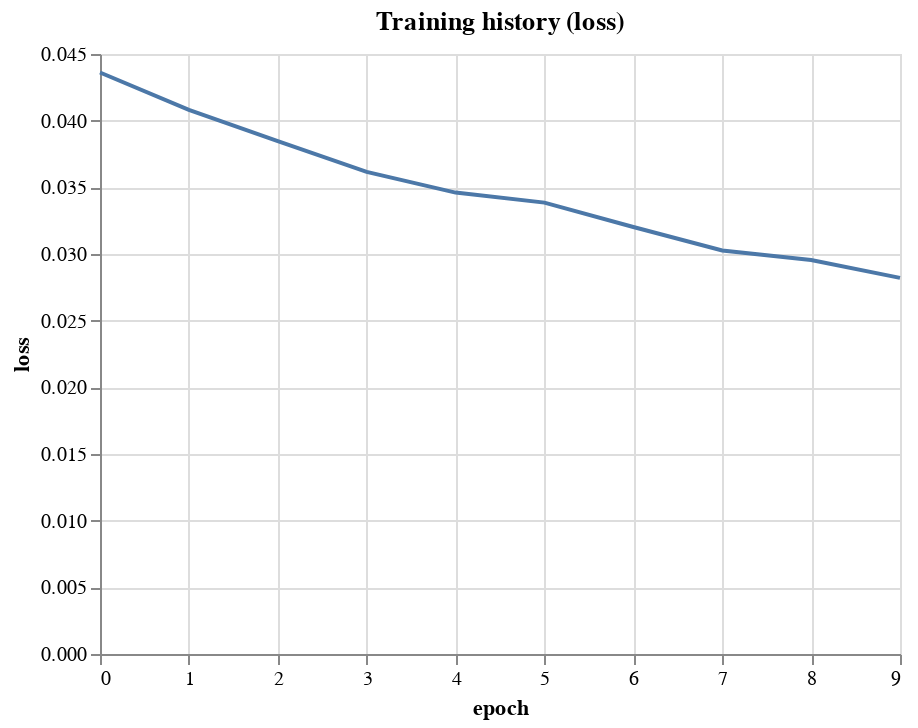

Notebook code for this chart:
### Markdown cell above
# Visualize results

### Code cell
import altair as alt

# Create training history dataframe
history = pd.DataFrame(hist.history)
history['epoch'] = history.index

# Select a metric to plot
plot_metic = 'loss'
plot_data = history[['epoch', plot_metic]]
alt.Chart(plot_data).mark_line().encode(
    x='epoch',
    y=plot_metic,
    tooltip=['epoch', plot_metic]
).properties(title=f'Training history ({plot_metic})')

### Figure 1 — Vega-Lite specification as saved in the notebook (floating-point values rounded to 4 significant figures)
{"config": {"view": {"continuousWidth": 400, "continuousHeight": 300}}, "data": {"name": "data-2584ba2ea5683cfe00dbb612db969306"}, "mark": "line", "encoding": {"tooltip": [{"type": "quantitative", "field": "epoch"}, {"type": "quantitative", "field": "loss"}], "x": {"type": "quantitative", "field": "epoch"}, "y": {"type": "quantitative", "field": "loss"}}, "title": "Training history (loss)", "$schema": "https://vega.github.io/schema/vega-lite/v4.0.2.json", "datasets": {"data-2584ba2ea5683cfe00dbb612db969306": [{"epoch": 0, "loss": 0.04361}, {"epoch": 1, "loss": 0.04081}, {"epoch": 2, "loss": 0.03846}, {"epoch": 3, "loss": 0.03616}, {"epoch": 4, "loss": 0.03461}, {"epoch": 5, "loss": 0.03385}, {"epoch": 6, "loss": 0.03202}, {"epoch": 7, "loss": 0.03026}, {"epoch": 8, "loss": 0.02954}, {"epoch": 9, "loss": 0.02821}]}}
